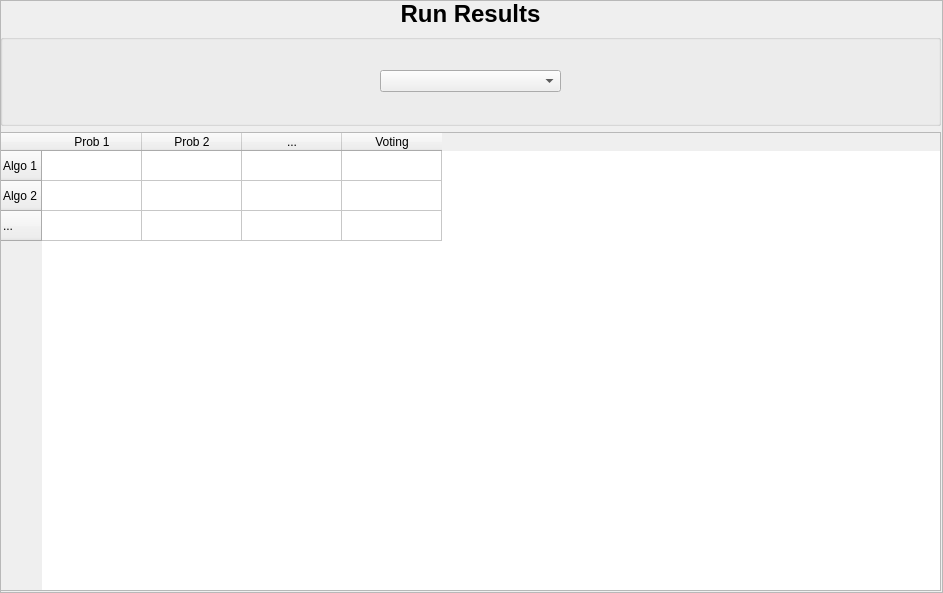
<?xml version="1.0" encoding="UTF-8"?>
<ui version="4.0">
 <class>Frame</class>
 <widget class="QFrame" name="Frame">
  <property name="geometry">
   <rect>
    <x>0</x>
    <y>0</y>
    <width>943</width>
    <height>593</height>
   </rect>
  </property>
  <property name="windowTitle">
   <string>Frame</string>
  </property>
  <property name="frameShape">
   <enum>QFrame::StyledPanel</enum>
  </property>
  <property name="frameShadow">
   <enum>QFrame::Raised</enum>
  </property>
  <widget class="QWidget" name="verticalLayoutWidget_2">
   <property name="geometry">
    <rect>
     <x>0</x>
     <y>0</y>
     <width>941</width>
     <height>591</height>
    </rect>
   </property>
   <layout class="QVBoxLayout" name="verticalLayout_2" stretch="0,1,5">
    <item>
     <widget class="QLabel" name="label">
      <property name="font">
       <font>
        <pointsize>18</pointsize>
        <weight>75</weight>
        <bold>true</bold>
       </font>
      </property>
      <property name="text">
       <string>Run Results</string>
      </property>
      <property name="textFormat">
       <enum>Qt::AutoText</enum>
      </property>
      <property name="scaledContents">
       <bool>false</bool>
      </property>
      <property name="alignment">
       <set>Qt::AlignCenter</set>
      </property>
     </widget>
    </item>
    <item>
     <widget class="QGroupBox" name="horizontalGroupBox_2">
      <layout class="QHBoxLayout" name="horizontalLayout_2">
       <item>
        <widget class="QComboBox" name="pi">
         <property name="minimumSize">
          <size>
           <width>181</width>
           <height>0</height>
          </size>
         </property>
         <property name="maximumSize">
          <size>
           <width>181</width>
           <height>16777215</height>
          </size>
         </property>
         <property name="frame">
          <bool>true</bool>
         </property>
        </widget>
       </item>
      </layout>
     </widget>
    </item>
    <item>
     <widget class="QTableWidget" name="table">
      <property name="sizePolicy">
       <sizepolicy hsizetype="MinimumExpanding" vsizetype="MinimumExpanding">
        <horstretch>0</horstretch>
        <verstretch>0</verstretch>
       </sizepolicy>
      </property>
      <row>
       <property name="text">
        <string>Algo 1</string>
       </property>
      </row>
      <row>
       <property name="text">
        <string>Algo 2</string>
       </property>
      </row>
      <row>
       <property name="text">
        <string>...</string>
       </property>
      </row>
      <column>
       <property name="text">
        <string>Prob 1</string>
       </property>
      </column>
      <column>
       <property name="text">
        <string>Prob 2</string>
       </property>
      </column>
      <column>
       <property name="text">
        <string>...</string>
       </property>
      </column>
      <column>
       <property name="text">
        <string>Voting</string>
       </property>
      </column>
     </widget>
    </item>
   </layout>
  </widget>
 </widget>
 <resources/>
 <connections/>
</ui>
